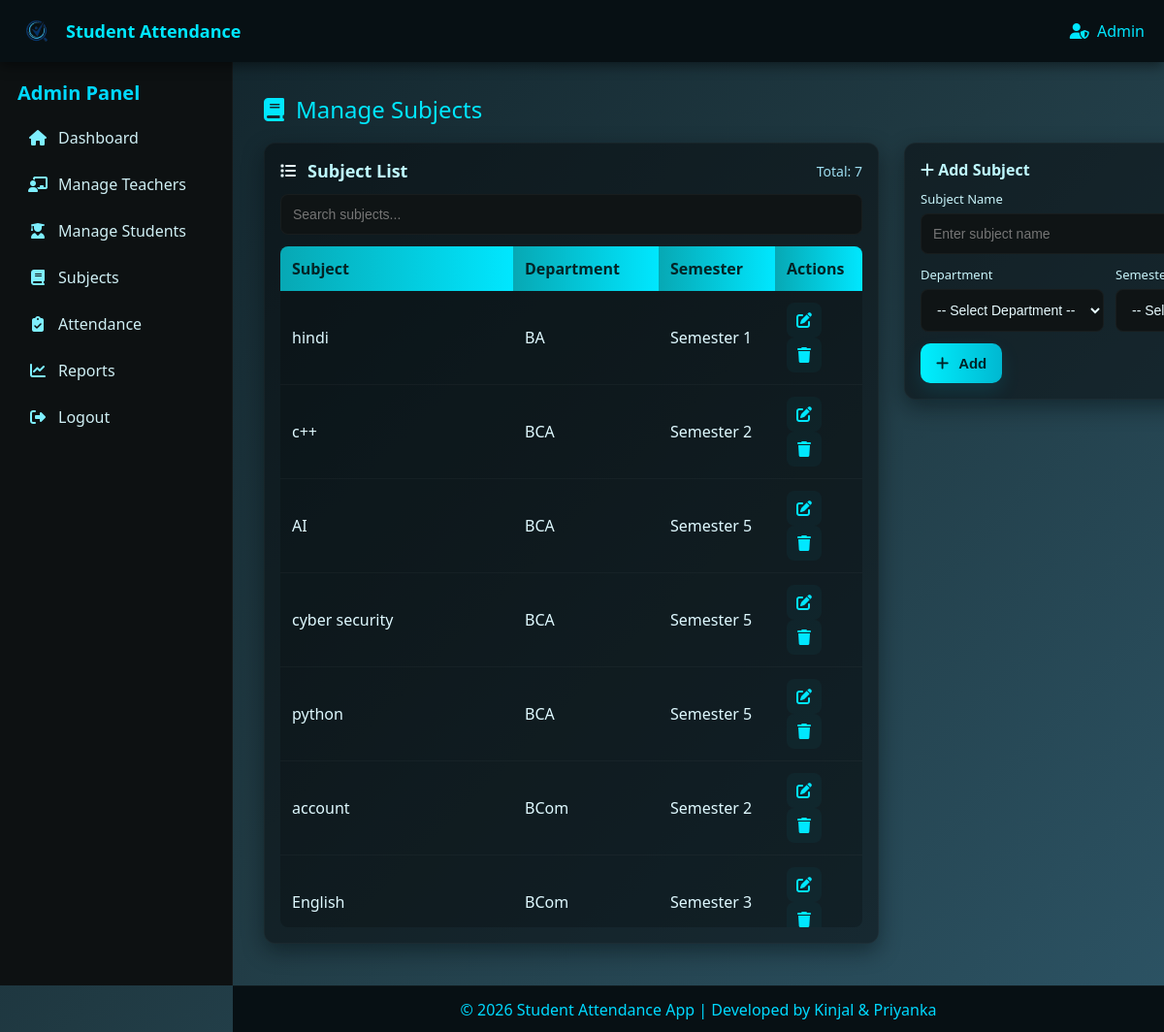
The app's page /manage_subjects.php (signed in) with its own data.
### tables this page shows
CREATE TABLE `subjects` (
  `id` int(11) NOT NULL,
  `name` varchar(100) NOT NULL,
  `department_id` int(11) NOT NULL,
  `semester_id` int(11) NOT NULL
);

CREATE TABLE `departments` (
  `id` int(11) NOT NULL,
  `name` varchar(50) NOT NULL
);

CREATE TABLE `semesters` (
  `id` int(11) NOT NULL,
  `number` int(11) NOT NULL
);

### manage_subjects.php (the view, shortened to what this page needs)
<?php
include 'db_connect.php';
$edit_subject = null;
$subjects = $conn->query("SELECT s.*, d.name AS dept_name, sem.number AS sem_number
    FROM subjects s
    JOIN departments d ON s.department_id=d.id
    JOIN semesters sem ON s.semester_id=sem.id
    ORDER BY d.name, sem.number, s.name");
?>
<!DOCTYPE html>
<html lang="en">
<head>
<link rel="stylesheet" href="https://cdnjs.cloudflare.com/ajax/libs/font-awesome/6.5.0/css/all.min.css">
</head>
<body>
    <div class="header">
        <div class="brand"><img src="assets/logo-removebg-preview.png" alt="logo"> Student Attendance</div>
        <div class="user"><i class="fas fa-user-shield"></i>&nbsp; Admin</div>
    </div>
    <div class="sidebar">
        <h2>Admin Panel</h2>
        <a href="admin_dashboard.php"><i class="fas fa-home"></i> Dashboard</a>
        <a href="manage_teachers.php"><i class="fas fa-chalkboard-teacher"></i> Manage Teachers</a>
        <a href="manage_students.php"><i class="fas fa-user-graduate"></i> Manage Students</a>
        <a href="manage_subjects.php"><i class="fas fa-book"></i> Subjects</a>
        <a href="take_attendance.php"><i class="fas fa-clipboard-check"></i> Attendance</a>
        <a href="view_reports.php"><i class="fas fa-chart-line"></i> Reports</a>
        <a href="logout.php"><i class="fas fa-sign-out-alt"></i> Logout</a>
    </div>
    <div class="main">
        <div class="page-title"><i class="fas fa-book"></i> Manage Subjects</div>
        <div class="content-grid">
            <div class="card">
                <div style="display:flex;justify-content:space-between;align-items:center;margin-bottom:12px">
                    <div style="display:flex;align-items:center;gap:12px">
                        <div class="badge"><i class="fas fa-list"></i></div>
                        <div style="font-weight:800;font-size:18px;color:#bff9ff">Subject List</div>
                    </div>
                    <div style="color:#9fdff2;font-size:14px">Total: <?= $subjects ? $subjects->num_rows : 0 ?></div>
                </div>
                <div class="search-box">
                    <input type="text" id="search" placeholder="Search subjects..." onkeyup="filterSubjects()">
                </div>
                <div class="table-wrap">
                    <table>
                        <thead>
                            <tr>
                                <th style="width:40%">Subject</th>
                                <th style="width:25%">Department</th>
                                <th style="width:20%">Semester</th>
                                <th style="width:15%">Actions</th>
                            </tr>
                        </thead>
                        <tbody id="subjects-body">
                        <?php
                        if ($subjects && $subjects->num_rows) {
                            while ($s = $subjects->fetch_assoc()) {
                                $sid=(int)$s['id'];
                                $sname=htmlspecialchars($s['name']);
                                $dept=htmlspecialchars($s['dept_name']);
                                $sem=htmlspecialchars($s['sem_number']);
                                echo "<tr>
                                    <td>$sname</td>
                                    <td>$dept</td>
                                    <td>Semester $sem</td>
                                    <td class='actions'>
                                        <a title='Edit' href='?edit=$sid'><i class='fas fa-edit'></i></a>
                                        <a title='Delete' href='?delete=$sid' onclick=\"return confirm('Delete this subject?')\"><i class='fas fa-trash'></i></a>
                                    </td>
                                </tr>";
                            }
                        } else {
                            echo "<tr><td colspan='4' style='padding:18px;text-align:center;color:#9fdff2'>No subjects found.</td></tr>";
                        }
                        ?>
                        </tbody>
                    </table>
                </div>
            </div>
            <div class="card">
                <div class="form-title"><i class="fas fa-plus"></i> <?= $edit_subject ? 'Edit Subject' : 'Add Subject' ?></div>
                <form method="post" autocomplete="off">
                    <div class="form-row">
                        <div class="field">
                            <label for="name">Subject Name</label>
                            <input id="name" type="text" name="name" placeholder="Enter subject name" required value="<?= $edit_subject ? htmlspecialchars($edit_subject['name']) : '' ?>">
                        </div>
                    </div>
                    <div class="form-row">
                        <div class="field">
                            <label for="department_id">Department</label>
                            <select id="department_id" name="department_id" required>
                                <option value="">-- Select Department --</option>
                            </select>
                        </div>
                        <div class="field">
                            <label for="semester_id">Semester</label>
                            <select id="semester_id" name="semester_id" required>
                                <option value="">-- Select Semester --</option>
                            </select>
                        </div>
                    </div>
                    <div style="margin-top:8px;display:flex;gap:12px;align-items:center">
                        <?php if ($edit_subject): ?>
                            <button type="submit" name="update_subject" class="btn btn-primary"><i class="fas fa-pen"></i> Update</button>
                            <a href="manage_subjects.php" class="btn btn-ghost"><i class="fas fa-times"></i> Cancel</a>
                        <?php else: ?>
                            <button type="submit" name="add_subject" class="btn btn-primary"><i class="fas fa-plus"></i> Add</button>
                        <?php endif; ?>
                    </div>
                </form>
            </div>
        </div>
    </div>
    <div class="footer">&copy; <?= date("Y") ?>   Student Attendance App | Developed by Kinjal & Priyanka</div>
</body>
</html>

### manage_subjects.php (style rules this page uses)
* { box-sizing:border-box }
body { margin:0;font-family:'Segoe UI',Tahoma,sans-serif;background:linear-gradient(135deg,#0f2027,#203a43,#2c5364);color:#e8fbff;height:100vh;overflow:hidden }
.header { position:fixed;top:0;left:0;right:0;height:64px;background:#071014;color:#00e7ff;display:flex;align-items:center;justify-content:space-between;padding:0 20px;z-index:1000;box-shadow:0 4px 12px rgba(0,0,0,0.45) }
.header .brand { display:flex;align-items:center;gap:12px;font-weight:700;font-size:18px }
.header img { height:36px }
.sidebar { position:fixed;top:64px;left:0;bottom:48px;width:240px;background:#0d1112;padding:18px;overflow-y:auto;border-right:1px solid rgba(255,255,255,0.03) }
.sidebar h2 { color:#00d9ff;margin:0 0 12px 0;font-size:20px }
.sidebar a { display:flex;align-items:center;gap:10px;color:#cfeff4;text-decoration:none;padding:10px;border-radius:8px;margin-bottom:6px }
.sidebar a i { width:22px;text-align:center;color:#7eefff }
.footer { position:fixed;left:240px;right:0;bottom:0;height:48px;background:#071014;color:#00d9ff;display:flex;align-items:center;justify-content:center;border-top:1px solid rgba(255,255,255,0.03) }
.main { position:absolute;top:64px;bottom:48px;left:240px;right:0;padding:26px 32px;overflow-y:auto }
.page-title { font-size:24px;color:#00e7ff;margin:6px 0 18px;display:flex;align-items:center;gap:12px }
.content-grid { display:grid;grid-template-columns:2fr 1fr;gap:26px;align-items:start }
.card { background:rgba(7,9,10,0.5);padding:16px;border-radius:12px;box-shadow:0 8px 22px rgba(3,12,14,0.45);border:1px solid rgba(255,255,255,0.03) }
.table-wrap { overflow:auto;max-height:66vh;border-radius:8px }
table { width:100%;border-collapse:collapse;min-width:600px }
thead th { position:sticky;top:0;background:linear-gradient(90deg,#07a8b4,#00e7ff);color:#042426;padding:12px;text-align:left;font-weight:800 }
tbody tr { background:rgba(0,0,0,0.2);border-bottom:1px solid rgba(255,255,255,0.03) }
tbody td { padding:12px;color:#dff9ff }
.actions a { display:inline-flex;align-items:center;justify-content:center;width:36px;height:36px;border-radius:8px;text-decoration:none;color:#00e7ff;background:rgba(0,217,255,0.04);margin-right:6px }
.form-title { font-weight:800;color:#bff9ff;margin-bottom:10px }
.form-row { display:flex;gap:12px;margin-bottom:12px }
.field { display:flex;flex-direction:column;gap:6px;flex:1 }
label { font-size:13px;color:#c9f5fb }
input[type="text"],select { padding:12px;border-radius:8px;border:1px solid rgba(255,255,255,0.04);background:#0f1415;color:#e8fbff;font-size:14px;outline:none }
.btn { display:inline-flex;align-items:center;gap:10px;padding:12px 16px;border-radius:10px;border:none;cursor:pointer;font-weight:700;font-size:15px }
.btn-primary { background:linear-gradient(90deg,#00f0ff,#00b8d1);color:#002428;box-shadow:0 8px 20px rgba(0,216,255,0.12) }
.search-box { margin-bottom:12px }
.search-box input { width:100%;padding:12px;border-radius:8px;background:#0f1415;border:1px solid rgba(255,255,255,0.04);color:#e8fbff }

### records on screen
subjects: name "hindi", department.name "BA", semester.number "1"
subjects: name "c++", department.name "BCA", semester.number "2"
subjects: name "AI", department.name "BCA", semester.number "5"
subjects: name "cyber security", department.name "BCA", semester.number "5"
subjects: name "python", department.name "BCA", semester.number "5"
subjects: name "account", department.name "BCom", semester.number "2"
subjects: name "English", department.name "BCom", semester.number "3"

### other values on screen
$subjects->num_rows "7"
